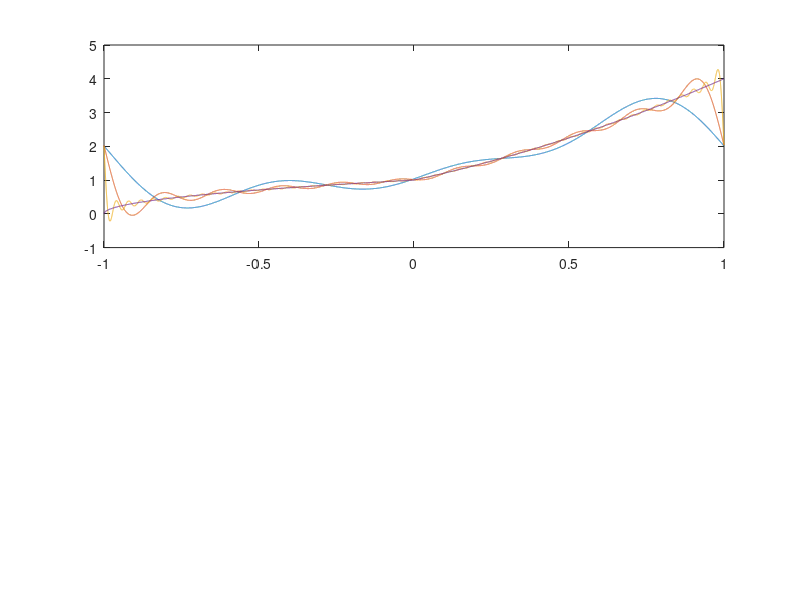

Write MATLAB code to recreate this figure. (Note: this script raises an error after producing the figure.)
% define the highest harmonic the approximations should use
harmonic = 3
harmonic2 = 10
harmonic3 = 50 % the assignment says 101 basis functions and 100th harmonic -- going with 101 basis functions

% define one period of the function to approximate
t = linspace(-1, 1, 20001); t(end) = [];
t = t';
f1 = (t+1).^(1/2); % sharkfin
f2 = (t+1).^(2);
f = [f1(1:10000); f2(10001:end)];
T = 1;

X = ones(size(t));
X2 = X;
X3 = X;

for l = 1:harmonic
    X = [X, sin(l*pi/T*t), cos(l*pi/T*t)];
end

for l = 1:harmonic2
    X2 = [X2, sin(l*pi/T*t), cos(l*pi/T*t)];
end

for l = 1:harmonic3
    X3 = [X3, sin(l*pi/T*t), cos(l*pi/T*t)];
end

A = inv(X'*X)*X'*f
error = f - X*A;

A2 = inv(X2'*X2)*X2'*f
error2 = f - X2*A2;

A3 = inv(X3'*X3)*X3'*f
error3 = f - X3*A3;

subplot(2, 1, 1)
plot(t, X*A, t, X2*A2, t, X3*A3, t, f)
legend("LS approx, harmonic " + harmonic, "LS approx, harmonic " + harmonic2, "LS approx, harmonic " + harmonic3, 'Original function')
title("Fourier series approximations (least squares coefficient fit)")
grid on

subplot(2, 1, 2)
plot(t, error, t, error2, t, error3)
legend("Error for harmonic " + harmonic, "Error for harmonic " + harmonic2, "Error for harmonic " + harmonic3)
title("Approximation errors")
grid on
